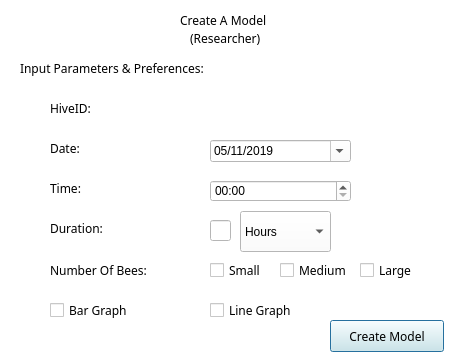
<?xml version="1.0" encoding="UTF-8"?>
<ui version="4.0">
 <class>CreateModel</class>
 <widget class="QDialog" name="CreateModel">
  <property name="geometry">
   <rect>
    <x>0</x>
    <y>0</y>
    <width>449</width>
    <height>354</height>
   </rect>
  </property>
  <property name="palette">
   <palette>
    <active>
     <colorrole role="WindowText">
      <brush brushstyle="SolidPattern">
       <color alpha="255">
        <red>0</red>
        <green>0</green>
        <blue>0</blue>
       </color>
      </brush>
     </colorrole>
     <colorrole role="Button">
      <brush brushstyle="SolidPattern">
       <color alpha="255">
        <red>255</red>
        <green>255</green>
        <blue>255</blue>
       </color>
      </brush>
     </colorrole>
     <colorrole role="Light">
      <brush brushstyle="SolidPattern">
       <color alpha="255">
        <red>255</red>
        <green>255</green>
        <blue>255</blue>
       </color>
      </brush>
     </colorrole>
     <colorrole role="Midlight">
      <brush brushstyle="SolidPattern">
       <color alpha="255">
        <red>255</red>
        <green>255</green>
        <blue>255</blue>
       </color>
      </brush>
     </colorrole>
     <colorrole role="Dark">
      <brush brushstyle="SolidPattern">
       <color alpha="255">
        <red>127</red>
        <green>127</green>
        <blue>127</blue>
       </color>
      </brush>
     </colorrole>
     <colorrole role="Mid">
      <brush brushstyle="SolidPattern">
       <color alpha="255">
        <red>170</red>
        <green>170</green>
        <blue>170</blue>
       </color>
      </brush>
     </colorrole>
     <colorrole role="Text">
      <brush brushstyle="SolidPattern">
       <color alpha="255">
        <red>0</red>
        <green>0</green>
        <blue>0</blue>
       </color>
      </brush>
     </colorrole>
     <colorrole role="BrightText">
      <brush brushstyle="SolidPattern">
       <color alpha="255">
        <red>255</red>
        <green>255</green>
        <blue>255</blue>
       </color>
      </brush>
     </colorrole>
     <colorrole role="ButtonText">
      <brush brushstyle="SolidPattern">
       <color alpha="255">
        <red>0</red>
        <green>0</green>
        <blue>0</blue>
       </color>
      </brush>
     </colorrole>
     <colorrole role="Base">
      <brush brushstyle="SolidPattern">
       <color alpha="255">
        <red>255</red>
        <green>255</green>
        <blue>255</blue>
       </color>
      </brush>
     </colorrole>
     <colorrole role="Window">
      <brush brushstyle="SolidPattern">
       <color alpha="255">
        <red>255</red>
        <green>255</green>
        <blue>255</blue>
       </color>
      </brush>
     </colorrole>
     <colorrole role="Shadow">
      <brush brushstyle="SolidPattern">
       <color alpha="255">
        <red>0</red>
        <green>0</green>
        <blue>0</blue>
       </color>
      </brush>
     </colorrole>
     <colorrole role="AlternateBase">
      <brush brushstyle="SolidPattern">
       <color alpha="255">
        <red>255</red>
        <green>255</green>
        <blue>255</blue>
       </color>
      </brush>
     </colorrole>
     <colorrole role="ToolTipBase">
      <brush brushstyle="SolidPattern">
       <color alpha="255">
        <red>255</red>
        <green>255</green>
        <blue>220</blue>
       </color>
      </brush>
     </colorrole>
     <colorrole role="ToolTipText">
      <brush brushstyle="SolidPattern">
       <color alpha="255">
        <red>0</red>
        <green>0</green>
        <blue>0</blue>
       </color>
      </brush>
     </colorrole>
     <colorrole role="PlaceholderText">
      <brush brushstyle="SolidPattern">
       <color alpha="128">
        <red>0</red>
        <green>0</green>
        <blue>0</blue>
       </color>
      </brush>
     </colorrole>
    </active>
    <inactive>
     <colorrole role="WindowText">
      <brush brushstyle="SolidPattern">
       <color alpha="255">
        <red>0</red>
        <green>0</green>
        <blue>0</blue>
       </color>
      </brush>
     </colorrole>
     <colorrole role="Button">
      <brush brushstyle="SolidPattern">
       <color alpha="255">
        <red>255</red>
        <green>255</green>
        <blue>255</blue>
       </color>
      </brush>
     </colorrole>
     <colorrole role="Light">
      <brush brushstyle="SolidPattern">
       <color alpha="255">
        <red>255</red>
        <green>255</green>
        <blue>255</blue>
       </color>
      </brush>
     </colorrole>
     <colorrole role="Midlight">
      <brush brushstyle="SolidPattern">
       <color alpha="255">
        <red>255</red>
        <green>255</green>
        <blue>255</blue>
       </color>
      </brush>
     </colorrole>
     <colorrole role="Dark">
      <brush brushstyle="SolidPattern">
       <color alpha="255">
        <red>127</red>
        <green>127</green>
        <blue>127</blue>
       </color>
      </brush>
     </colorrole>
     <colorrole role="Mid">
      <brush brushstyle="SolidPattern">
       <color alpha="255">
        <red>170</red>
        <green>170</green>
        <blue>170</blue>
       </color>
      </brush>
     </colorrole>
     <colorrole role="Text">
      <brush brushstyle="SolidPattern">
       <color alpha="255">
        <red>0</red>
        <green>0</green>
        <blue>0</blue>
       </color>
      </brush>
     </colorrole>
     <colorrole role="BrightText">
      <brush brushstyle="SolidPattern">
       <color alpha="255">
        <red>255</red>
        <green>255</green>
        <blue>255</blue>
       </color>
      </brush>
     </colorrole>
     <colorrole role="ButtonText">
      <brush brushstyle="SolidPattern">
       <color alpha="255">
        <red>0</red>
        <green>0</green>
        <blue>0</blue>
       </color>
      </brush>
     </colorrole>
     <colorrole role="Base">
      <brush brushstyle="SolidPattern">
       <color alpha="255">
        <red>255</red>
        <green>255</green>
        <blue>255</blue>
       </color>
      </brush>
     </colorrole>
     <colorrole role="Window">
      <brush brushstyle="SolidPattern">
       <color alpha="255">
        <red>255</red>
        <green>255</green>
        <blue>255</blue>
       </color>
      </brush>
     </colorrole>
     <colorrole role="Shadow">
      <brush brushstyle="SolidPattern">
       <color alpha="255">
        <red>0</red>
        <green>0</green>
        <blue>0</blue>
       </color>
      </brush>
     </colorrole>
     <colorrole role="AlternateBase">
      <brush brushstyle="SolidPattern">
       <color alpha="255">
        <red>255</red>
        <green>255</green>
        <blue>255</blue>
       </color>
      </brush>
     </colorrole>
     <colorrole role="ToolTipBase">
      <brush brushstyle="SolidPattern">
       <color alpha="255">
        <red>255</red>
        <green>255</green>
        <blue>220</blue>
       </color>
      </brush>
     </colorrole>
     <colorrole role="ToolTipText">
      <brush brushstyle="SolidPattern">
       <color alpha="255">
        <red>0</red>
        <green>0</green>
        <blue>0</blue>
       </color>
      </brush>
     </colorrole>
     <colorrole role="PlaceholderText">
      <brush brushstyle="SolidPattern">
       <color alpha="128">
        <red>0</red>
        <green>0</green>
        <blue>0</blue>
       </color>
      </brush>
     </colorrole>
    </inactive>
    <disabled>
     <colorrole role="WindowText">
      <brush brushstyle="SolidPattern">
       <color alpha="255">
        <red>127</red>
        <green>127</green>
        <blue>127</blue>
       </color>
      </brush>
     </colorrole>
     <colorrole role="Button">
      <brush brushstyle="SolidPattern">
       <color alpha="255">
        <red>255</red>
        <green>255</green>
        <blue>255</blue>
       </color>
      </brush>
     </colorrole>
     <colorrole role="Light">
      <brush brushstyle="SolidPattern">
       <color alpha="255">
        <red>255</red>
        <green>255</green>
        <blue>255</blue>
       </color>
      </brush>
     </colorrole>
     <colorrole role="Midlight">
      <brush brushstyle="SolidPattern">
       <color alpha="255">
        <red>255</red>
        <green>255</green>
        <blue>255</blue>
       </color>
      </brush>
     </colorrole>
     <colorrole role="Dark">
      <brush brushstyle="SolidPattern">
       <color alpha="255">
        <red>127</red>
        <green>127</green>
        <blue>127</blue>
       </color>
      </brush>
     </colorrole>
     <colorrole role="Mid">
      <brush brushstyle="SolidPattern">
       <color alpha="255">
        <red>170</red>
        <green>170</green>
        <blue>170</blue>
       </color>
      </brush>
     </colorrole>
     <colorrole role="Text">
      <brush brushstyle="SolidPattern">
       <color alpha="255">
        <red>127</red>
        <green>127</green>
        <blue>127</blue>
       </color>
      </brush>
     </colorrole>
     <colorrole role="BrightText">
      <brush brushstyle="SolidPattern">
       <color alpha="255">
        <red>255</red>
        <green>255</green>
        <blue>255</blue>
       </color>
      </brush>
     </colorrole>
     <colorrole role="ButtonText">
      <brush brushstyle="SolidPattern">
       <color alpha="255">
        <red>127</red>
        <green>127</green>
        <blue>127</blue>
       </color>
      </brush>
     </colorrole>
     <colorrole role="Base">
      <brush brushstyle="SolidPattern">
       <color alpha="255">
        <red>255</red>
        <green>255</green>
        <blue>255</blue>
       </color>
      </brush>
     </colorrole>
     <colorrole role="Window">
      <brush brushstyle="SolidPattern">
       <color alpha="255">
        <red>255</red>
        <green>255</green>
        <blue>255</blue>
       </color>
      </brush>
     </colorrole>
     <colorrole role="Shadow">
      <brush brushstyle="SolidPattern">
       <color alpha="255">
        <red>0</red>
        <green>0</green>
        <blue>0</blue>
       </color>
      </brush>
     </colorrole>
     <colorrole role="AlternateBase">
      <brush brushstyle="SolidPattern">
       <color alpha="255">
        <red>255</red>
        <green>255</green>
        <blue>255</blue>
       </color>
      </brush>
     </colorrole>
     <colorrole role="ToolTipBase">
      <brush brushstyle="SolidPattern">
       <color alpha="255">
        <red>255</red>
        <green>255</green>
        <blue>220</blue>
       </color>
      </brush>
     </colorrole>
     <colorrole role="ToolTipText">
      <brush brushstyle="SolidPattern">
       <color alpha="255">
        <red>0</red>
        <green>0</green>
        <blue>0</blue>
       </color>
      </brush>
     </colorrole>
     <colorrole role="PlaceholderText">
      <brush brushstyle="SolidPattern">
       <color alpha="128">
        <red>0</red>
        <green>0</green>
        <blue>0</blue>
       </color>
      </brush>
     </colorrole>
    </disabled>
   </palette>
  </property>
  <property name="windowTitle">
   <string>Dialog</string>
  </property>
  <widget class="QLabel" name="label">
   <property name="geometry">
    <rect>
     <x>180</x>
     <y>10</y>
     <width>91</width>
     <height>20</height>
    </rect>
   </property>
   <property name="font">
    <font>
     <family>MingLiU</family>
    </font>
   </property>
   <property name="text">
    <string>Create A Model </string>
   </property>
  </widget>
  <widget class="QLabel" name="label_2">
   <property name="geometry">
    <rect>
     <x>190</x>
     <y>30</y>
     <width>81</width>
     <height>16</height>
    </rect>
   </property>
   <property name="font">
    <font>
     <family>MingLiU</family>
    </font>
   </property>
   <property name="text">
    <string>(Researcher)</string>
   </property>
  </widget>
  <widget class="QLabel" name="label_3">
   <property name="geometry">
    <rect>
     <x>20</x>
     <y>60</y>
     <width>221</width>
     <height>16</height>
    </rect>
   </property>
   <property name="font">
    <font>
     <family>PingFang SC</family>
    </font>
   </property>
   <property name="text">
    <string>Input Parameters &amp; Preferences:</string>
   </property>
  </widget>
  <widget class="QLabel" name="label_4">
   <property name="geometry">
    <rect>
     <x>50</x>
     <y>100</y>
     <width>60</width>
     <height>16</height>
    </rect>
   </property>
   <property name="font">
    <font>
     <family>PingFang SC</family>
    </font>
   </property>
   <property name="text">
    <string>HiveID:</string>
   </property>
  </widget>
  <widget class="QLabel" name="label_5">
   <property name="geometry">
    <rect>
     <x>50</x>
     <y>140</y>
     <width>41</width>
     <height>16</height>
    </rect>
   </property>
   <property name="font">
    <font>
     <family>PingFang SC</family>
    </font>
   </property>
   <property name="text">
    <string>Date:</string>
   </property>
  </widget>
  <widget class="QLabel" name="label_6">
   <property name="geometry">
    <rect>
     <x>50</x>
     <y>180</y>
     <width>60</width>
     <height>16</height>
    </rect>
   </property>
   <property name="font">
    <font>
     <family>PingFang SC</family>
    </font>
   </property>
   <property name="text">
    <string>Time:</string>
   </property>
  </widget>
  <widget class="QLabel" name="label_7">
   <property name="geometry">
    <rect>
     <x>50</x>
     <y>220</y>
     <width>60</width>
     <height>16</height>
    </rect>
   </property>
   <property name="font">
    <font>
     <family>PingFang SC</family>
    </font>
   </property>
   <property name="text">
    <string>Duration:</string>
   </property>
  </widget>
  <widget class="QLabel" name="label_8">
   <property name="geometry">
    <rect>
     <x>50</x>
     <y>260</y>
     <width>121</width>
     <height>21</height>
    </rect>
   </property>
   <property name="font">
    <font>
     <family>PingFang SC</family>
    </font>
   </property>
   <property name="text">
    <string>Number Of Bees:</string>
   </property>
  </widget>
  <widget class="QCheckBox" name="checkBox">
   <property name="geometry">
    <rect>
     <x>50</x>
     <y>300</y>
     <width>87</width>
     <height>20</height>
    </rect>
   </property>
   <property name="font">
    <font>
     <family>PingFang SC</family>
    </font>
   </property>
   <property name="text">
    <string>Bar Graph </string>
   </property>
  </widget>
  <widget class="QCheckBox" name="checkBox_2">
   <property name="geometry">
    <rect>
     <x>210</x>
     <y>300</y>
     <width>111</width>
     <height>21</height>
    </rect>
   </property>
   <property name="font">
    <font>
     <family>PingFang SC</family>
    </font>
   </property>
   <property name="text">
    <string>Line Graph</string>
   </property>
  </widget>
  <widget class="QPushButton" name="pushButton">
   <property name="geometry">
    <rect>
     <x>330</x>
     <y>320</y>
     <width>114</width>
     <height>32</height>
    </rect>
   </property>
   <property name="palette">
    <palette>
     <active>
      <colorrole role="WindowText">
       <brush brushstyle="SolidPattern">
        <color alpha="255">
         <red>0</red>
         <green>0</green>
         <blue>0</blue>
        </color>
       </brush>
      </colorrole>
      <colorrole role="Button">
       <brush brushstyle="SolidPattern">
        <color alpha="255">
         <red>216</red>
         <green>240</green>
         <blue>238</blue>
        </color>
       </brush>
      </colorrole>
      <colorrole role="Light">
       <brush brushstyle="SolidPattern">
        <color alpha="255">
         <red>255</red>
         <green>255</green>
         <blue>255</blue>
        </color>
       </brush>
      </colorrole>
      <colorrole role="Midlight">
       <brush brushstyle="SolidPattern">
        <color alpha="255">
         <red>235</red>
         <green>247</green>
         <blue>246</blue>
        </color>
       </brush>
      </colorrole>
      <colorrole role="Dark">
       <brush brushstyle="SolidPattern">
        <color alpha="255">
         <red>108</red>
         <green>120</green>
         <blue>119</blue>
        </color>
       </brush>
      </colorrole>
      <colorrole role="Mid">
       <brush brushstyle="SolidPattern">
        <color alpha="255">
         <red>144</red>
         <green>160</green>
         <blue>159</blue>
        </color>
       </brush>
      </colorrole>
      <colorrole role="Text">
       <brush brushstyle="SolidPattern">
        <color alpha="255">
         <red>0</red>
         <green>0</green>
         <blue>0</blue>
        </color>
       </brush>
      </colorrole>
      <colorrole role="BrightText">
       <brush brushstyle="SolidPattern">
        <color alpha="255">
         <red>255</red>
         <green>255</green>
         <blue>255</blue>
        </color>
       </brush>
      </colorrole>
      <colorrole role="ButtonText">
       <brush brushstyle="SolidPattern">
        <color alpha="255">
         <red>0</red>
         <green>0</green>
         <blue>0</blue>
        </color>
       </brush>
      </colorrole>
      <colorrole role="Base">
       <brush brushstyle="SolidPattern">
        <color alpha="255">
         <red>255</red>
         <green>255</green>
         <blue>255</blue>
        </color>
       </brush>
      </colorrole>
      <colorrole role="Window">
       <brush brushstyle="SolidPattern">
        <color alpha="255">
         <red>216</red>
         <green>240</green>
         <blue>238</blue>
        </color>
       </brush>
      </colorrole>
      <colorrole role="Shadow">
       <brush brushstyle="SolidPattern">
        <color alpha="255">
         <red>0</red>
         <green>0</green>
         <blue>0</blue>
        </color>
       </brush>
      </colorrole>
      <colorrole role="AlternateBase">
       <brush brushstyle="SolidPattern">
        <color alpha="255">
         <red>235</red>
         <green>247</green>
         <blue>246</blue>
        </color>
       </brush>
      </colorrole>
      <colorrole role="ToolTipBase">
       <brush brushstyle="SolidPattern">
        <color alpha="255">
         <red>255</red>
         <green>255</green>
         <blue>220</blue>
        </color>
       </brush>
      </colorrole>
      <colorrole role="ToolTipText">
       <brush brushstyle="SolidPattern">
        <color alpha="255">
         <red>0</red>
         <green>0</green>
         <blue>0</blue>
        </color>
       </brush>
      </colorrole>
      <colorrole role="PlaceholderText">
       <brush brushstyle="SolidPattern">
        <color alpha="128">
         <red>0</red>
         <green>0</green>
         <blue>0</blue>
        </color>
       </brush>
      </colorrole>
     </active>
     <inactive>
      <colorrole role="WindowText">
       <brush brushstyle="SolidPattern">
        <color alpha="255">
         <red>0</red>
         <green>0</green>
         <blue>0</blue>
        </color>
       </brush>
      </colorrole>
      <colorrole role="Button">
       <brush brushstyle="SolidPattern">
        <color alpha="255">
         <red>216</red>
         <green>240</green>
         <blue>238</blue>
        </color>
       </brush>
      </colorrole>
      <colorrole role="Light">
       <brush brushstyle="SolidPattern">
        <color alpha="255">
         <red>255</red>
         <green>255</green>
         <blue>255</blue>
        </color>
       </brush>
      </colorrole>
      <colorrole role="Midlight">
       <brush brushstyle="SolidPattern">
        <color alpha="255">
         <red>235</red>
         <green>247</green>
         <blue>246</blue>
        </color>
       </brush>
      </colorrole>
      <colorrole role="Dark">
       <brush brushstyle="SolidPattern">
        <color alpha="255">
         <red>108</red>
         <green>120</green>
         <blue>119</blue>
        </color>
       </brush>
      </colorrole>
      <colorrole role="Mid">
       <brush brushstyle="SolidPattern">
        <color alpha="255">
         <red>144</red>
         <green>160</green>
         <blue>159</blue>
        </color>
       </brush>
      </colorrole>
      <colorrole role="Text">
       <brush brushstyle="SolidPattern">
        <color alpha="255">
         <red>0</red>
         <green>0</green>
         <blue>0</blue>
        </color>
       </brush>
      </colorrole>
      <colorrole role="BrightText">
       <brush brushstyle="SolidPattern">
        <color alpha="255">
         <red>255</red>
         <green>255</green>
         <blue>255</blue>
        </color>
       </brush>
      </colorrole>
      <colorrole role="ButtonText">
       <brush brushstyle="SolidPattern">
        <color alpha="255">
         <red>0</red>
         <green>0</green>
         <blue>0</blue>
        </color>
       </brush>
      </colorrole>
      <colorrole role="Base">
       <brush brushstyle="SolidPattern">
        <color alpha="255">
         <red>255</red>
         <green>255</green>
         <blue>255</blue>
        </color>
       </brush>
      </colorrole>
      <colorrole role="Window">
       <brush brushstyle="SolidPattern">
        <color alpha="255">
         <red>216</red>
         <green>240</green>
         <blue>238</blue>
        </color>
       </brush>
      </colorrole>
      <colorrole role="Shadow">
       <brush brushstyle="SolidPattern">
        <color alpha="255">
         <red>0</red>
         <green>0</green>
         <blue>0</blue>
        </color>
       </brush>
      </colorrole>
      <colorrole role="AlternateBase">
       <brush brushstyle="SolidPattern">
        <color alpha="255">
         <red>235</red>
         <green>247</green>
         <blue>246</blue>
        </color>
       </brush>
      </colorrole>
      <colorrole role="ToolTipBase">
       <brush brushstyle="SolidPattern">
        <color alpha="255">
         <red>255</red>
         <green>255</green>
         <blue>220</blue>
        </color>
       </brush>
      </colorrole>
      <colorrole role="ToolTipText">
       <brush brushstyle="SolidPattern">
        <color alpha="255">
         <red>0</red>
         <green>0</green>
         <blue>0</blue>
        </color>
       </brush>
      </colorrole>
      <colorrole role="PlaceholderText">
       <brush brushstyle="SolidPattern">
        <color alpha="128">
         <red>0</red>
         <green>0</green>
         <blue>0</blue>
        </color>
       </brush>
      </colorrole>
     </inactive>
     <disabled>
      <colorrole role="WindowText">
       <brush brushstyle="SolidPattern">
        <color alpha="255">
         <red>108</red>
         <green>120</green>
         <blue>119</blue>
        </color>
       </brush>
      </colorrole>
      <colorrole role="Button">
       <brush brushstyle="SolidPattern">
        <color alpha="255">
         <red>216</red>
         <green>240</green>
         <blue>238</blue>
        </color>
       </brush>
      </colorrole>
      <colorrole role="Light">
       <brush brushstyle="SolidPattern">
        <color alpha="255">
         <red>255</red>
         <green>255</green>
         <blue>255</blue>
        </color>
       </brush>
      </colorrole>
      <colorrole role="Midlight">
       <brush brushstyle="SolidPattern">
        <color alpha="255">
         <red>235</red>
         <green>247</green>
         <blue>246</blue>
        </color>
       </brush>
      </colorrole>
      <colorrole role="Dark">
       <brush brushstyle="SolidPattern">
        <color alpha="255">
         <red>108</red>
         <green>120</green>
         <blue>119</blue>
        </color>
       </brush>
      </colorrole>
      <colorrole role="Mid">
       <brush brushstyle="SolidPattern">
        <color alpha="255">
         <red>144</red>
         <green>160</green>
         <blue>159</blue>
        </color>
       </brush>
      </colorrole>
      <colorrole role="Text">
       <brush brushstyle="SolidPattern">
        <color alpha="255">
         <red>108</red>
         <green>120</green>
         <blue>119</blue>
        </color>
       </brush>
      </colorrole>
      <colorrole role="BrightText">
       <brush brushstyle="SolidPattern">
        <color alpha="255">
         <red>255</red>
         <green>255</green>
         <blue>255</blue>
        </color>
       </brush>
      </colorrole>
      <colorrole role="ButtonText">
       <brush brushstyle="SolidPattern">
        <color alpha="255">
         <red>108</red>
         <green>120</green>
         <blue>119</blue>
        </color>
       </brush>
      </colorrole>
      <colorrole role="Base">
       <brush brushstyle="SolidPattern">
        <color alpha="255">
         <red>216</red>
         <green>240</green>
         <blue>238</blue>
        </color>
       </brush>
      </colorrole>
      <colorrole role="Window">
       <brush brushstyle="SolidPattern">
        <color alpha="255">
         <red>216</red>
         <green>240</green>
         <blue>238</blue>
        </color>
       </brush>
      </colorrole>
      <colorrole role="Shadow">
       <brush brushstyle="SolidPattern">
        <color alpha="255">
         <red>0</red>
         <green>0</green>
         <blue>0</blue>
        </color>
       </brush>
      </colorrole>
      <colorrole role="AlternateBase">
       <brush brushstyle="SolidPattern">
        <color alpha="255">
         <red>216</red>
         <green>240</green>
         <blue>238</blue>
        </color>
       </brush>
      </colorrole>
      <colorrole role="ToolTipBase">
       <brush brushstyle="SolidPattern">
        <color alpha="255">
         <red>255</red>
         <green>255</green>
         <blue>220</blue>
        </color>
       </brush>
      </colorrole>
      <colorrole role="ToolTipText">
       <brush brushstyle="SolidPattern">
        <color alpha="255">
         <red>0</red>
         <green>0</green>
         <blue>0</blue>
        </color>
       </brush>
      </colorrole>
      <colorrole role="PlaceholderText">
       <brush brushstyle="SolidPattern">
        <color alpha="128">
         <red>0</red>
         <green>0</green>
         <blue>0</blue>
        </color>
       </brush>
      </colorrole>
     </disabled>
    </palette>
   </property>
   <property name="font">
    <font>
     <family>PingFang SC</family>
     <strikeout>false</strikeout>
    </font>
   </property>
   <property name="text">
    <string>Create Model</string>
   </property>
  </widget>
  <widget class="QCheckBox" name="checkBox_3">
   <property name="geometry">
    <rect>
     <x>210</x>
     <y>260</y>
     <width>87</width>
     <height>20</height>
    </rect>
   </property>
   <property name="font">
    <font>
     <family>PingFang SC</family>
    </font>
   </property>
   <property name="text">
    <string>Small</string>
   </property>
  </widget>
  <widget class="QCheckBox" name="checkBox_4">
   <property name="geometry">
    <rect>
     <x>280</x>
     <y>260</y>
     <width>87</width>
     <height>20</height>
    </rect>
   </property>
   <property name="font">
    <font>
     <family>PingFang SC</family>
    </font>
   </property>
   <property name="text">
    <string>Medium</string>
   </property>
  </widget>
  <widget class="QCheckBox" name="checkBox_5">
   <property name="geometry">
    <rect>
     <x>360</x>
     <y>260</y>
     <width>61</width>
     <height>20</height>
    </rect>
   </property>
   <property name="font">
    <font>
     <family>PingFang SC</family>
    </font>
   </property>
   <property name="text">
    <string>Large</string>
   </property>
  </widget>
  <widget class="QLabel" name="label_9">
   <property name="geometry">
    <rect>
     <x>210</x>
     <y>100</y>
     <width>59</width>
     <height>16</height>
    </rect>
   </property>
   <property name="font">
    <font>
     <family>PingFang SC</family>
    </font>
   </property>
   <property name="text">
    <string/>
   </property>
  </widget>
  <widget class="QLineEdit" name="lineEdit_3">
   <property name="geometry">
    <rect>
     <x>210</x>
     <y>220</y>
     <width>21</width>
     <height>21</height>
    </rect>
   </property>
  </widget>
  <widget class="QComboBox" name="comboBox">
   <property name="geometry">
    <rect>
     <x>240</x>
     <y>211</y>
     <width>91</width>
     <height>41</height>
    </rect>
   </property>
   <item>
    <property name="text">
     <string>Hours</string>
    </property>
   </item>
   <item>
    <property name="text">
     <string>Minutes</string>
    </property>
   </item>
   <item>
    <property name="text">
     <string>Seconds</string>
    </property>
   </item>
   <item>
    <property name="text">
     <string>Days</string>
    </property>
   </item>
  </widget>
  <widget class="QDateEdit" name="dateEdit">
   <property name="geometry">
    <rect>
     <x>210</x>
     <y>140</y>
     <width>141</width>
     <height>22</height>
    </rect>
   </property>
   <property name="dateTime">
    <datetime>
     <hour>0</hour>
     <minute>0</minute>
     <second>0</second>
     <year>2019</year>
     <month>5</month>
     <day>11</day>
    </datetime>
   </property>
   <property name="displayFormat">
    <string>MM/dd/yyyy</string>
   </property>
   <property name="calendarPopup">
    <bool>true</bool>
   </property>
   <property name="date">
    <date>
     <year>2019</year>
     <month>5</month>
     <day>11</day>
    </date>
   </property>
  </widget>
  <widget class="QTimeEdit" name="timeEdit">
   <property name="geometry">
    <rect>
     <x>210</x>
     <y>180</y>
     <width>141</width>
     <height>22</height>
    </rect>
   </property>
   <property name="date">
    <date>
     <year>2019</year>
     <month>5</month>
     <day>4</day>
    </date>
   </property>
   <property name="maximumDateTime">
    <datetime>
     <hour>23</hour>
     <minute>59</minute>
     <second>58</second>
     <year>2019</year>
     <month>5</month>
     <day>4</day>
    </datetime>
   </property>
   <property name="displayFormat">
    <string>hh:mm </string>
   </property>
  </widget>
 </widget>
 <resources/>
 <connections/>
</ui>
